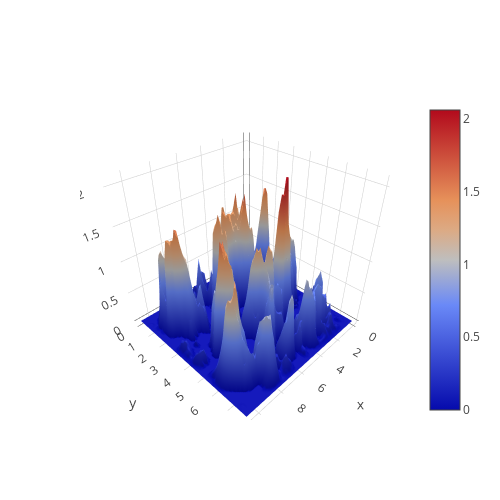

Source (notebook cell):
### Code cell
data = [
    go.Surface(
        x=X,
        y=Y,
        z=Z
    )
]
layout = go.Layout(
    width=500,
    height=500,
)
fig = go.Figure(data=data, layout=layout)
py.iplot(fig)

### Figure 1 — Plotly figure (JSON) as saved in the notebook; plotly's stock layout.template omitted (floating-point values rounded to 4 significant figures; data arrays with more than 128 entries replaced by an {"elided": "..."} marker saying what was removed)
{"data": [{"type": "surface", "uid": "11dbbaae-d5f3-11e8-b721-8c8590806170", "x": {"elided": "64x64 float values"}, "y": {"elided": "64x64 float values"}, "z": {"elided": "64x64 float values"}}], "layout": {"height": 500, "width": 500}}
